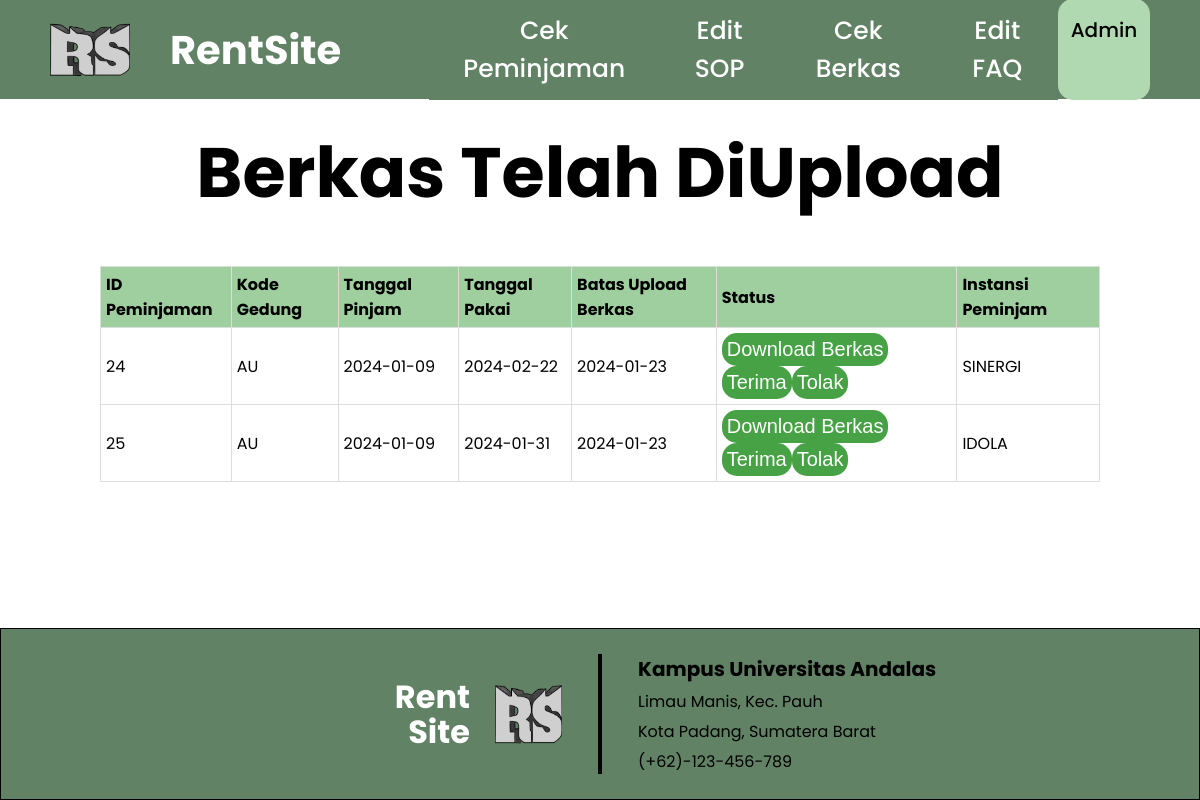
The page /admin/cekBerkasAdmin.php on the database its author committed.
### tables this page shows
CREATE TABLE `peminjaman_gedung` (
  `id_peminjaman` int(11) NOT NULL,
  `kode_gedung` varchar(255) DEFAULT NULL,
  `tanggal_pinjam` date DEFAULT NULL,
  `tanggal_pakai` date DEFAULT NULL,
  `batas_upload_berkas` date DEFAULT NULL,
  `instansi_peminjam` varchar(255) DEFAULT NULL,
  `id` int(11) DEFAULT NULL,
  `status_upload_berkas` int(11) DEFAULT 0
);

### function.php (called while the page is built, shortened)
<?php
$conn = mysqli_connect("localhost", "root", "", "rentsite");
function query($query)
{
    global $conn;
    $result = mysqli_query($conn, $query);
    $rows = [];
    while ($row = mysqli_fetch_assoc($result)) {
        $rows[] = $row;
    }
    return $rows;
}
?>

### admin/cekBerkasAdmin.php (the view, shortened to what this page needs)
<?php
require '../function.php';
$files = query("SELECT peminjaman_gedung.id_peminjaman, peminjaman_gedung.kode_gedung, peminjaman_gedung.tanggal_pinjam, peminjaman_gedung.tanggal_pakai, peminjaman_gedung.batas_upload_berkas, peminjaman_gedung.instansi_peminjam, files.id FROM peminjaman_gedung, files WHERE peminjaman_gedung.id = files.id")
    ?>
<!DOCTYPE html>
<html lang="idn">
<head>
    <link rel="stylesheet" href="../css/CekBerkasAdmin.css?v=<?php echo time(); ?>" />
    <link rel="stylesheet" href="https://cdnjs.cloudflare.com/ajax/libs/font-awesome/4.7.0/css/font-awesome.min.css" />
</head>
<body>
    <nav class="menu">
        <div class="logo">
            <img class="gmblogo" src="../img/logorentsite.png" alt="" />
            <a href="landingPageAdmin.php" style="text-decoration: none;">
                <h1>RentSite</h1>
            </a>
        </div>
        <ul>
            <li><a href="cekGedungAdmin.php">Cek Peminjaman</a></li>
            <li><a href="sopAdmin.php">Edit SOP</a></li>
            <li><a href="cekBerkasAdmin.php">Cek Berkas</a></li>
            <li><a href="faqAdmin.php">Edit FAQ</a></li>
            <a href="" class="login1">Admin</a>
        </ul>
    </nav>
    <main>
        <div class="konten1">Berkas Telah DiUpload</div>
        <div class="isitable">
            <table>
                <thead>
                    <tr>
                        <th>ID Peminjaman</th>
                        <th>Kode Gedung</th>
                        <th>Tanggal Pinjam</th>
                        <th>Tanggal Pakai</th>
                        <th>Batas Upload Berkas</th>
                        <th>Status</th>
                        <th>Instansi Peminjam</th>
                    </tr>
                </thead>
                <?php foreach ($files as $row): ?>
                    <tbody>
                        <tr>
                            <td>
                                <?= $row["id_peminjaman"] ?>
                            </td>
                            <td>
                                <?= $row["kode_gedung"] ?>
                            </td>
                            <td>
                                <?= $row["tanggal_pinjam"] ?>
                            </td>
                            <td>
                                <?= $row["tanggal_pakai"] ?>
                            </td>
                            <td>
                                <?= $row["batas_upload_berkas"] ?>
                            </td>
                            <td><button><a href="download-api.php?file_id=<?php echo $row['id'] ?>">Download
                                        Berkas</a></button><button><a
                                        href="riwayatApi.php?file_id=<?php echo $row['id_peminjaman'] ?>">Terima</a></button><button><a
                                        href="">Tolak</a></button>
                            </td>
                            <td>
                                <?= $row["instansi_peminjam"] ?>
                            </td>
                        </tr>
                    </tbody>
                <?php endforeach ?>
            </table>
        </div>
    </main>
    <fotter>
        <div class="foot1">
            <ui class="judul">Rent Site</ui>
            <img class="logo" src="../img/logorentsite.png" alt="" />
        </div>
        <div class="foot2"></div>
        <div class="foot3">
            <p class="kontak1">Kampus Universitas Andalas</p>
            <a class="kontak2" href="">Limau Manis, Kec. Pauh</a>
            <a class="kontak3" href="">Kota Padang, Sumatera Barat</a>
            <a class="kontak4" href="">(+62)-123-456-789</a>
        </div>
    </fotter>
</body>
</html>

### css/CekBerkasAdmin.css (style rules this page uses)
* { margin: 0; padding: 0; box-sizing: border-box; outline: none; border: none; list-style-type: none; }
button { background: none; }
:root { --one: #618264; --two: #79ac78; --three: #b0d9b1; --four: #d0e7d2; }
body { font-family: poppins; }
nav { position: fixed; align-content: center; padding-left: 96px; padding-right: 96px; height: 6.2em; background-color: var(--one); display: grid; width: 100%; grid-template-columns: 1fr 1fr; z-index: 999; top: 0px; }
.menu ul { display: flex; flex-direction: row; justify-content: space-between; }
.logo { display: flex; flex-direction: row; align-items: center; }
.gmblogo { width: 80px; height: 60px; }
h1 { margin-left: 40px; font-weight: 700; font-size: 40px; color: white; }
.menu >ul>li>a { min-width: 80px; padding: 0.5em; text-align: center; display: block; font-weight: 500; font-size: 25px; text-decoration: none; color: white; background-color: var(--one); }
.login1 { border-top: 1rem solid transparent ; color: black; text-decoration: none; text-align: center; font-weight: 500; font-size: 20px; background-color: var(--three); cursor: pointer; border-radius: 15px; width: 97px; }
main { padding-left: 240px; padding-right: 240px; }
.konten1 { margin-top: 120px; font-weight: 700; font-size: 70px; text-align: center; }
table { width: 100%; border-collapse: collapse; }
th, td { border: 1px solid #dddddd; text-align: left; padding: 5px; }
th { background-color: #9fcf9e; }
.isitable { margin: 40px 0px; overflow-x: auto; }
table a { padding: 5px; text-decoration: none; text-align: center; font-weight: 500; font-size: 20px; cursor: pointer; border-radius: 15px; align-content: center; background-color: #46a245; color: white; display: inline-flex; justify-content: center; }
fotter { background-color: var(--one); padding: 25px; border: 1px solid black; display: flex; flex-direction: row; justify-content: center; align-items: center; position: fixed; bottom: 0; right: 0; left: 0; }
.foot1 { align-items: center; display: flex; flex-wrap: wrap-reverse; justify-content: end; width: 300px; gap:25px; }
.foot1 .judul { text-align: end; display: block; width: 80px; color: white; line-height: 35px; font-weight: 700; font-size: 32px; }
.foot1 .logo { height: 67px; width: 67px; }
.foot2 { margin-right: 36px; margin-left: 36px; height: 120px; width: 4px; background-color: black; }
.foot3 { width: 300px; }
.foot3 a { display: block; text-decoration: none; color: black; margin-top: 5px; }
.kontak1 { font-weight: 700; font-size: 20px; }
@media (max-width: 1600px) { nav { padding-left: 50px; padding-right: 50px; grid-template-columns: 1fr 1.9fr; } }

### rows shown on the page
peminjaman_gedung: id_peminjaman "24", kode_gedung "AU", tanggal_pinjam "2024-01-09", tanggal_pakai "2024-02-22", batas_upload_berkas "2024-01-23", instansi_peminjam "SINERGI"
peminjaman_gedung: id_peminjaman "25", kode_gedung "AU", tanggal_pinjam "2024-01-09", tanggal_pakai "2024-01-31", batas_upload_berkas "2024-01-23", instansi_peminjam "IDOLA"
